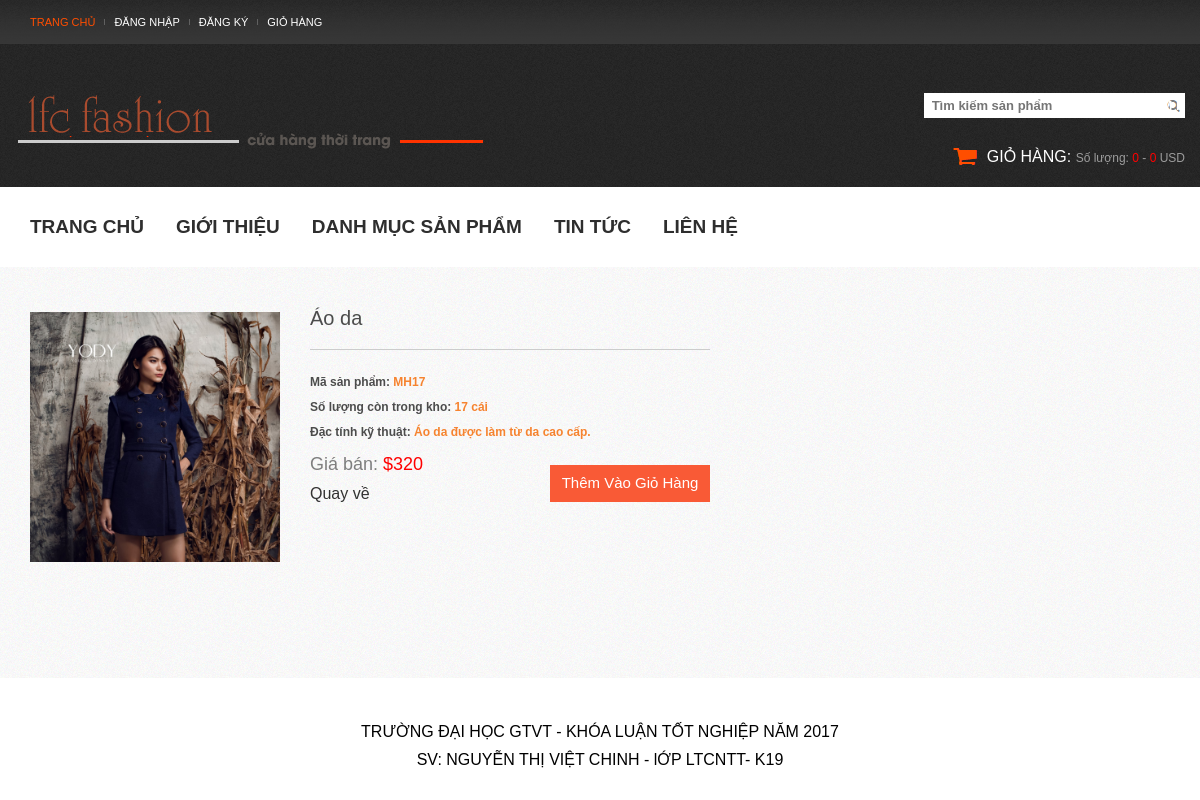
The page /chitiet_sp.php?frame=chitiet&MaHang=MH17 on the database its author committed.
### tables this page shows
CREATE TABLE IF NOT EXISTS `mathang` (
  `MaNCC` varchar(10) NOT NULL,
  `MaHang` varchar(10) NOT NULL,
  `TenMH` varchar(255) NOT NULL,
  `HinhAnh` varchar(255) NOT NULL,
  `MoTa` varchar(255) NOT NULL,
  `DVT` varchar(15) NOT NULL,
  `Gia_ban` varchar(100) DEFAULT NULL,
  `SLTon` int(11) NOT NULL,
  `Thue` decimal(10,2) NOT NULL,
  `MaLMH` varchar(10) NOT NULL
);

### chitiet_sp.php (the view)
<?php include ('./header.php')?>
    <section>
        <div id="container">
            <div class="container">
                <div class="row">
                    <div class="col-sm-12" id="content">
                        <div class="box featured">
                            <?php
                                if($_GET['frame'] == "chitiet" && isset($_GET['MaHang']) )
                                {
                                    $MaHang = $_GET['MaHang'];
                                    $lenh = "select HinhAnh,TenMH,concat('$', Gia_ban) ,concat(SLTon,' cái'), MoTa, MaHang FROM mathang WHERE MaHang ='".$MaHang."'";
                                    $kq = mysqli_query($conn,$lenh);
                                    echo "<div id=\"chitiet\" >";
                                    if(mysqli_num_rows($kq)!=0)
                                    {
                                        echo "<div id=\"ct\">";
                                        $row = mysqli_fetch_row($kq);
                                        echo " <div class=\"img\"><img width='250px' height='250px' src='image/sanphamnoibat/".$row[0]."'/></div>
                                        <div class='chitiet_sp'>
                                            <h2>$row[1]</h2>
                                            <p>
                                                <strong>Mã sản phẩm:</strong> $row[5]<br>
                                                <strong>Số lượng còn trong kho:</strong> $row[3]<br>
                                                <strong>Đặc tính kỹ thuật:</strong> $row[4]<br>
                                            </p>
                                            <h4>Giá bán:  <font color='red' size='4'>$row[2]</font>
                                            <a class='giohang' href='modules/addcart.php?MaHang=$row[5]'>thêm vào giỏ hàng</a>
                                            <br></h4>
                                            <h5> <a href='".$_SERVER['HTTP_REFERER']."'> <font size='3'>Quay về</font></a></h5>
                                            </div>
                                    </div>
                                    </div>";
                                    }
                                }
                                else
                                {
                                    echo "Access Denny";
                                }
                            ?>
                        </div>
                    </div>
                </div>
            </div>
        </div>
    </section>
<?php include ('./footer.php')?>

### css/style1.css (style rules this page uses)
body { font-family: arial; }
.pro a.giohang, #ct a.giohang { display: block; float: right; width: 160px; text-align: center; background:#f95a36; color:#fff; margin-top:10px; padding:10px; font-size:15px; text-transform: capitalize; }
.img { float:left; display: block; margin-right:30px; }
#ct { width:730px; display: flex; }
.chitiet_sp { width:400px; float:right; margin-top:-25px }
.chitiet_sp h2 { font-size:20px; color:#4c4c4c; margin-bottom:20px; border-bottom:1px solid #ccc; padding-bottom:20px; }
.chitiet_sp p { color:#f6832f; line-height:25px; font-weight: bold; }
.chitiet_sp p strong { color: #4c4c4c }
#viewcart img,#viewcart1 img,.featured img { object-fit: cover; object-position: top; }
.box { position: relative; }

### css/stylesheet.css (style rules this page uses)
* { margin: 0; padding: 0; }
body { color: #7e7e7e; font-family: Arial, Helvetica, sans-serif; background:#fff; font-size:12px; line-height:18px; }
img { max-width:100% }
a, a:visited, a:focus { color: #323232; cursor: pointer; text-decoration:none; outline:none }
#container { text-align: left; background:url(../image/bg.png) repeat left top #f7f6f7; padding:45px 0 70px; }
.box { margin-bottom:30px; }
#content .box.featured { margin-bottom:46px; }
a { outline:none; }

### rows shown on the page
mathang: HinhAnh (picture), TenMH "Áo da", MaHang "MH17", MoTa "Áo da được làm từ da cao cấp."

### other values the page prints
$soluong "0"
$tongcong "0"
$row[3] "17 cái"
$row[2] "$320"
